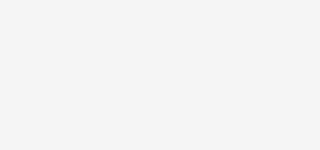
Frame 1 (no input)
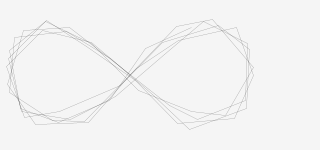
Frame 60 (the mouse pressed at the canvas centre just before this capture)
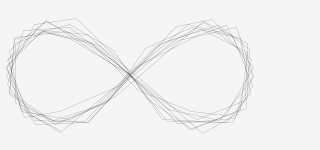
Frame 120 (the mouse held since frame 60 and released just before this capture)

The Processing sketch that drew these frames (run headless with seeded random() and noise(); from frame 60 on, the mouse is pressed at the canvas centre):

// Processing sketch: processing_100359
// ── processing_100359.pde

float a = 1.25;
int i = 0;

float ang = HALF_PI;
  
float xnoise = random(10);
float ynoise = random(15);

float x,y,u,v;
float lastx = -999;
float lasty = -999;

void setup() {
  size(320,150);
  smooth();
  background(245);
  //noFill();
}

void draw() {
  
  translate(width/2-30,height/2);
  //rotate(QUARTER_PI);
  
 
  for(i = 0; i<100; i++) {
  
    strokeWeight(0.25);
    stroke(0,120);
    fill(255,120);
    float newang = noise(xnoise)*ang;
    float b = pow(sin(ang),2);
    
    x = a*i*cos(ang)/(1+random(b));
    y = a*i*sin(ang)*cos(ang)/(1+random(b));
    u = a/2*i*cos(ang);
    v = a/2*i*sin(ang);
    
  }

if(lastx>-999) {
// ellipse(x,y,10,10); 
  line(x,y,lastx,lasty); 
 // line(u,v,0,0);
   
  ang+=0.5;
  
  
 }
  lastx = x;
  lasty = y;
}
